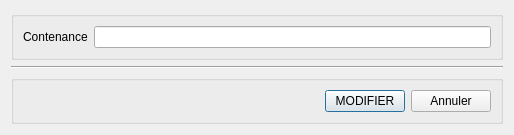
<?xml version="1.0" encoding="UTF-8"?>
<ui version="4.0">
 <class>Dialog</class>
 <widget class="QDialog" name="Dialog">
  <property name="geometry">
   <rect>
    <x>0</x>
    <y>0</y>
    <width>514</width>
    <height>122</height>
   </rect>
  </property>
  <property name="windowTitle">
   <string/>
  </property>
  <property name="windowIcon">
   <iconset resource="../icons.qrc">
    <normaloff>:/sig/icone/marker--pencil.png</normaloff>:/sig/icone/marker--pencil.png</iconset>
  </property>
  <layout class="QVBoxLayout" name="verticalLayout">
   <item>
    <widget class="QGroupBox" name="groupBox">
     <layout class="QFormLayout" name="formLayout">
      <item row="0" column="0">
       <widget class="QLabel" name="label_2">
        <property name="text">
         <string>Contenance</string>
        </property>
       </widget>
      </item>
      <item row="0" column="1">
       <widget class="QLineEdit" name="lineEditContenance"/>
      </item>
     </layout>
    </widget>
   </item>
   <item>
    <spacer name="verticalSpacer">
     <property name="orientation">
      <enum>Qt::Vertical</enum>
     </property>
     <property name="sizeHint" stdset="0">
      <size>
       <width>20</width>
       <height>40</height>
      </size>
     </property>
    </spacer>
   </item>
   <item>
    <widget class="Line" name="line">
     <property name="orientation">
      <enum>Qt::Horizontal</enum>
     </property>
    </widget>
   </item>
   <item>
    <widget class="QGroupBox" name="groupBox">
     <layout class="QHBoxLayout" name="horizontalLayout">
      <item>
       <spacer name="horizontalSpacer">
        <property name="orientation">
         <enum>Qt::Horizontal</enum>
        </property>
        <property name="sizeHint" stdset="0">
         <size>
          <width>40</width>
          <height>20</height>
         </size>
        </property>
       </spacer>
      </item>
      <item>
       <widget class="QPushButton" name="pushButtonOK">
        <property name="text">
         <string>MODIFIER</string>
        </property>
       </widget>
      </item>
      <item>
       <widget class="QPushButton" name="pushButtonAnnuler">
        <property name="text">
         <string>Annuler</string>
        </property>
       </widget>
      </item>
     </layout>
    </widget>
   </item>
  </layout>
 </widget>
 <tabstops>
  <tabstop>lineEditContenance</tabstop>
  <tabstop>pushButtonOK</tabstop>
  <tabstop>pushButtonAnnuler</tabstop>
 </tabstops>
 <resources>
  <include location="../icons.qrc"/>
 </resources>
 <connections/>
</ui>
